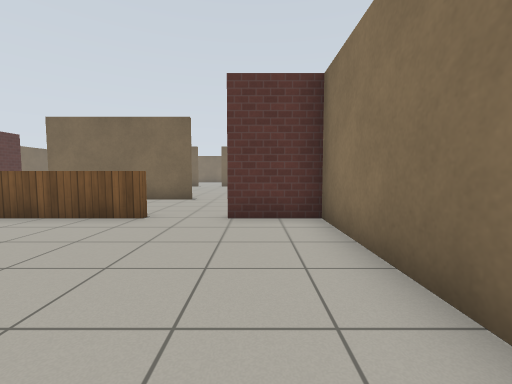
View 1 (above)

22 first-person views from a walk through a Gazebo world. The camera is 0.94 m above the floor, tilts 4° down and sees 90° across. The floor is counted in squares, 1 m on a side. Each view is taken from the middle of a square. On the plan, view 1 faces up. The plan holds only what a view shows up to about 10 squares ahead; the rest is blank. Simple patterns stand in for the simulator's built-in surfaces.

View 2
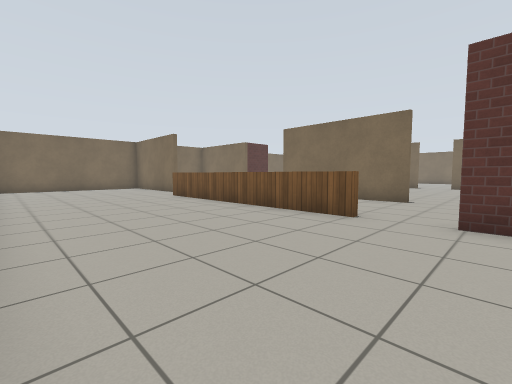

View 3
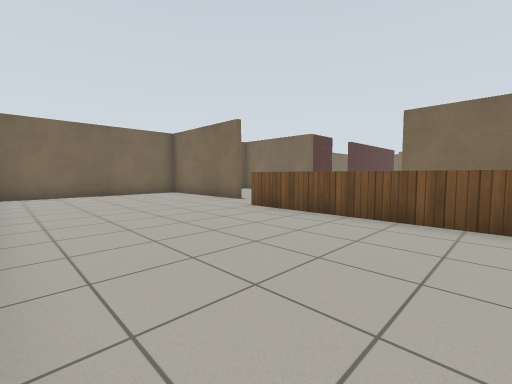

View 4
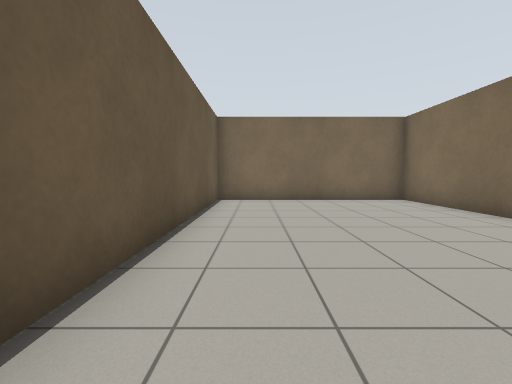

View 5
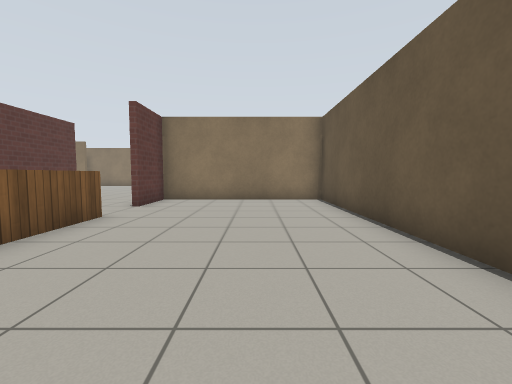

View 6
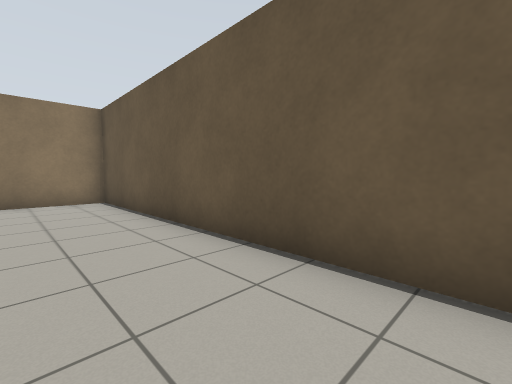

View 7
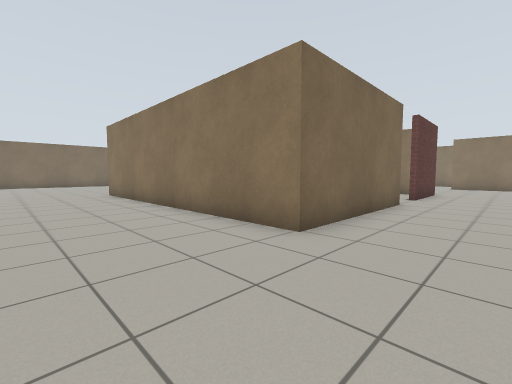

View 8
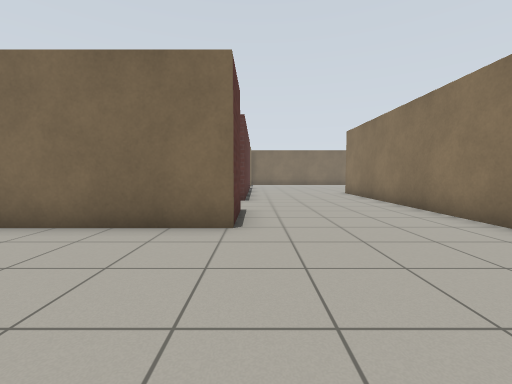

View 9
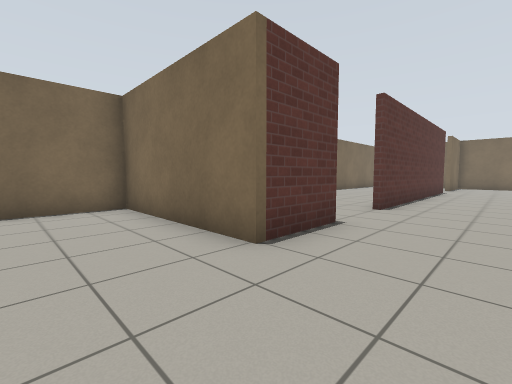

View 10
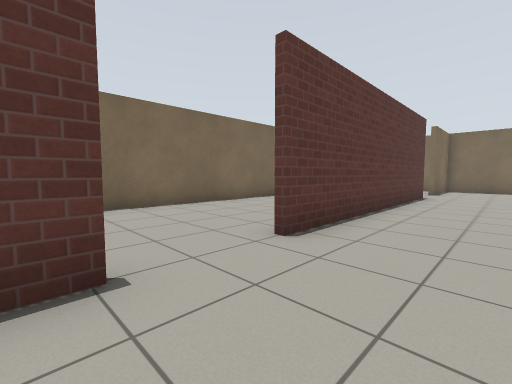

View 11
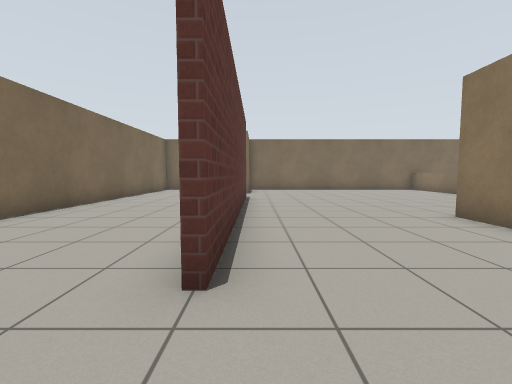

View 12
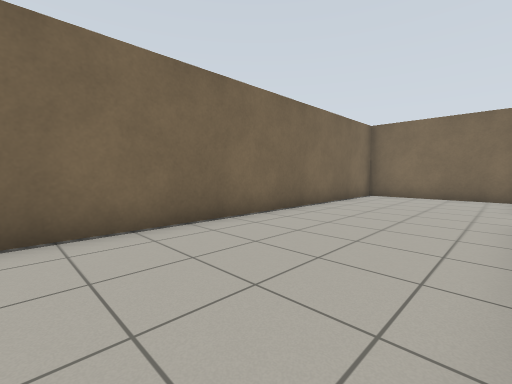

View 13
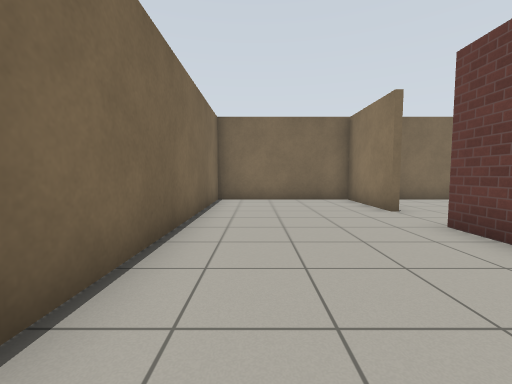

View 14
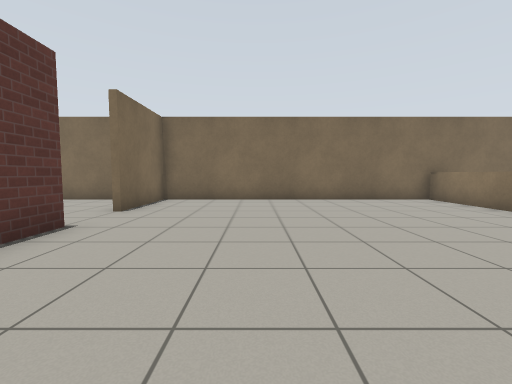

View 15
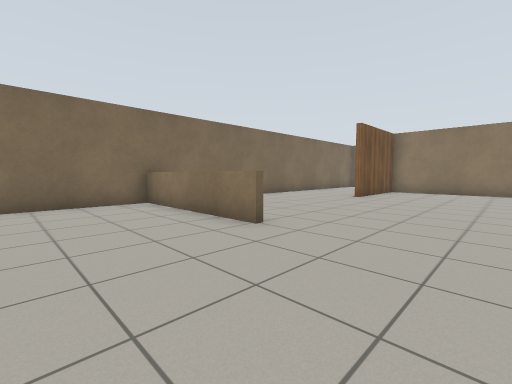

View 16
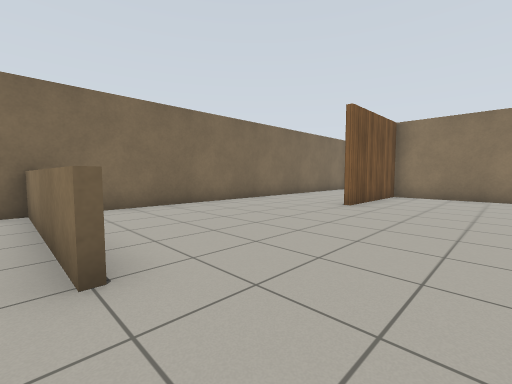

View 17
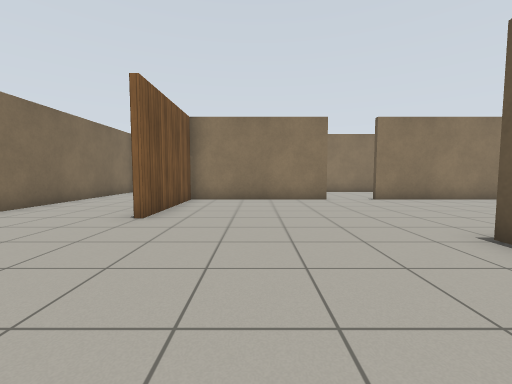

View 18
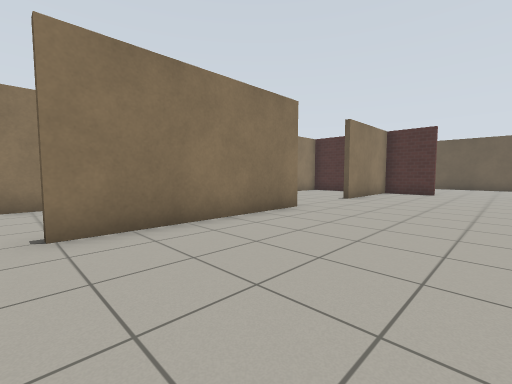

View 19
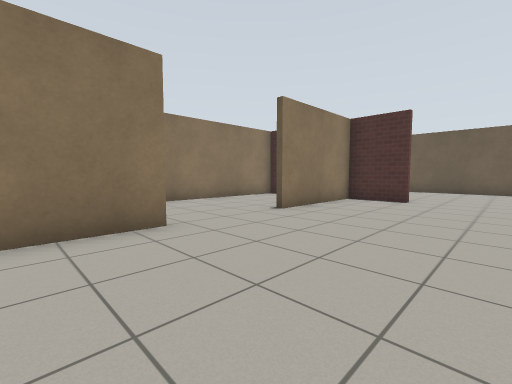

View 20
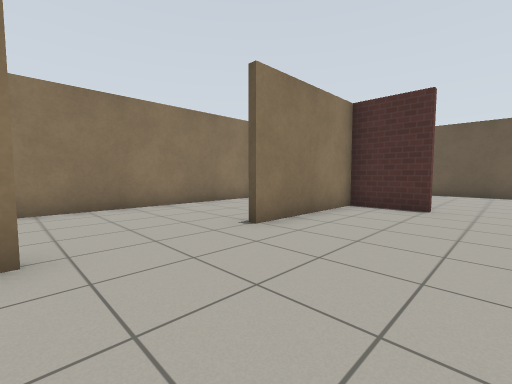

View 21
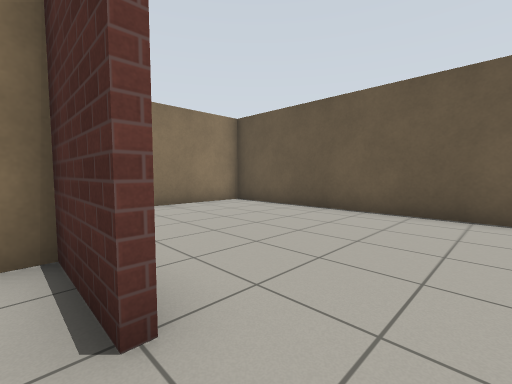

View 22
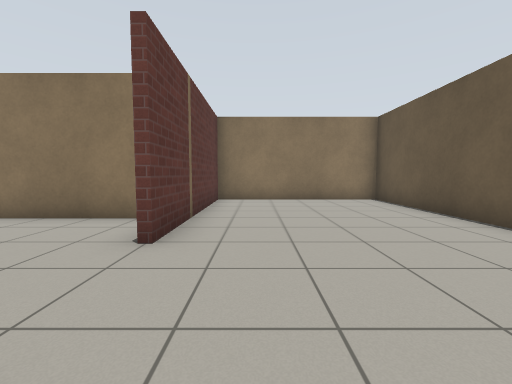

### Floor plan
Points are (right, up) in squares from view 1. A wall is a line through its corners. A room is listed if a view was taken in it or the views show most of it. See-through windows are left out.
Room 1 (views 1, 2, 3, 4, 5, 6)
walls: (-12.4, 6.4) (-17.4, 6.4) (-17.4, -0.4) (1.4, -0.4) (1.4, 5.4) (-0.6, 5.4)
low walls: (-2.4, 5.4) (-10.6, 5.4)
ways out: opening at (-11.5, 6.5) to room 2; opening at (-1.5, 6) to room 2
Room 2 (views 7, 8, 9, 10, 11, 12, 13, 14, 15, 16, 17, 18, 19, 20, 21, 22)
walls: (8.4, 20.4) (8.4, 25.4) (4.4, 25.4); (-12.6, 23.2) (-12.6, 24.5); (-12.4, 24.5) (-12.4, 16); (-2.4, 9.4) (-7.6, 9.4) (-7.6, 19.6); (-12.6, 26.4) (-12.6, 29.5); (2.1, 9.4) (-0.6, 9.4); (-12.4, 13.6) (-12.4, 11.4) (-17.4, 11.4) (-17.4, 8.9); (8.4, 12.9) (8.4, 18.6); (-12.4, 29.5) (-12.4, 26.4); (9.1, 29.4) (-17.4, 29.4) (-17.4, 14.8); (6.4, 5.6) (8.4, 5.6) (8.4, 9.6); (12.4, 6.1) (12.4, 12.9); (4.9, -0.4) (12.4, -0.4) (12.4, 5.4) (6.4, 5.4)
low walls: (-2.6, 24.4) (-2.6, 29.5)
ways out: opening at (-11.5, 6.5) to room 1; opening at (-1.5, 6) to room 1; opening at (-1.5, 10); opening at (9, 19.5)

Positions as (right, up) in squares from view 1, and headings:
1: (0, 0), facing up
2: (0, 0), facing up-left
3: (-5, 0), facing up-left
4: (-8, 1), facing left
5: (-8, 2), facing right
6: (-8, 2), facing down-right
7: (-11, 7), facing up-right
8: (-12, 7), facing up
9: (-10, 9), facing up-left
10: (-10, 13), facing up-left
11: (-12, 14), facing up
12: (-13, 18), facing up-left
13: (-16, 20), facing up
14: (-9, 20), facing up
15: (-6, 21), facing up-right
16: (-3, 22), facing up-right
17: (-1, 23), facing right
18: (4, 19), facing down-right
19: (4, 15), facing down-right
20: (5, 13), facing down-right
21: (5, 6), facing down-right
22: (3, 4), facing right
